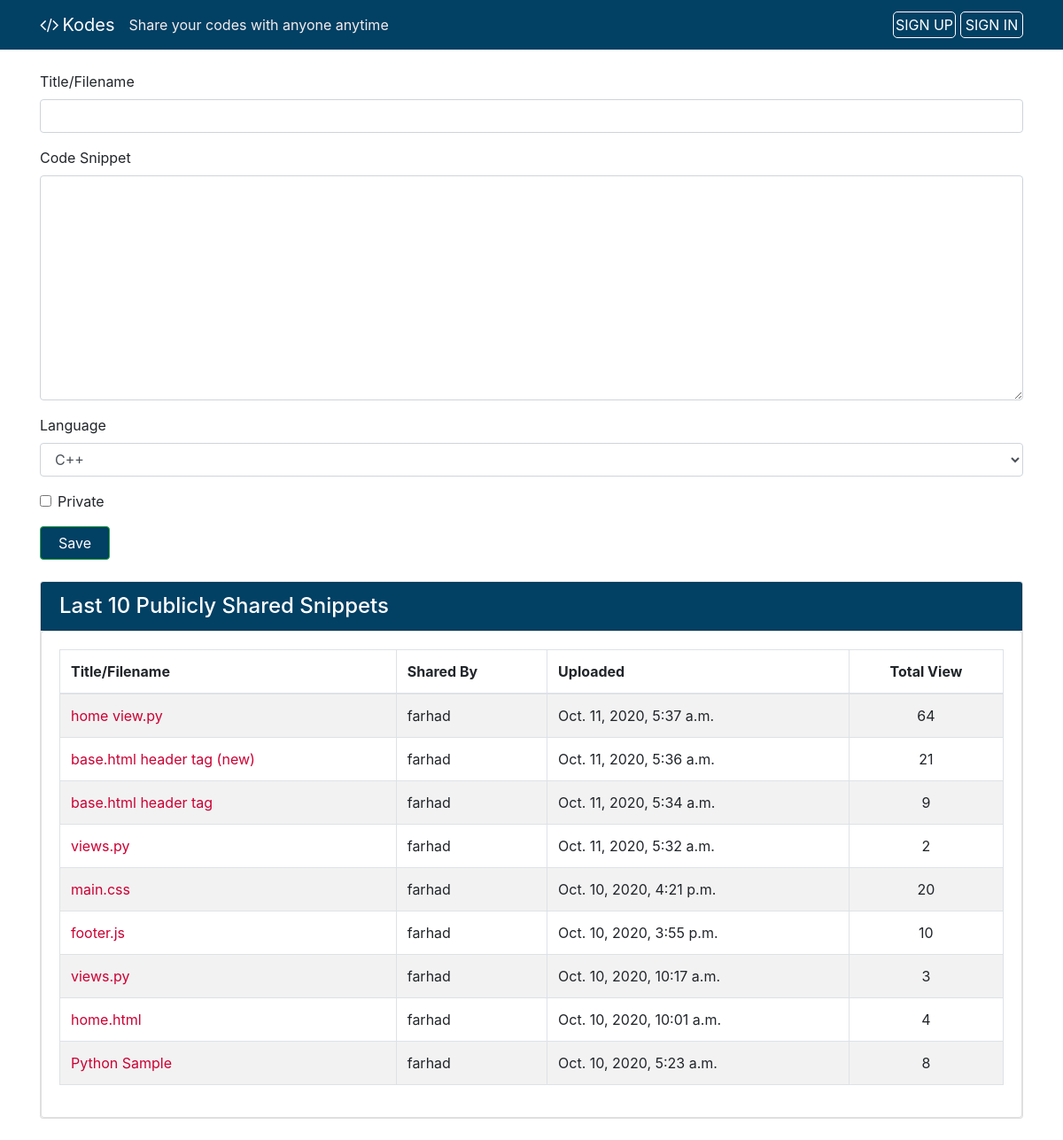
The app's page /, older data.
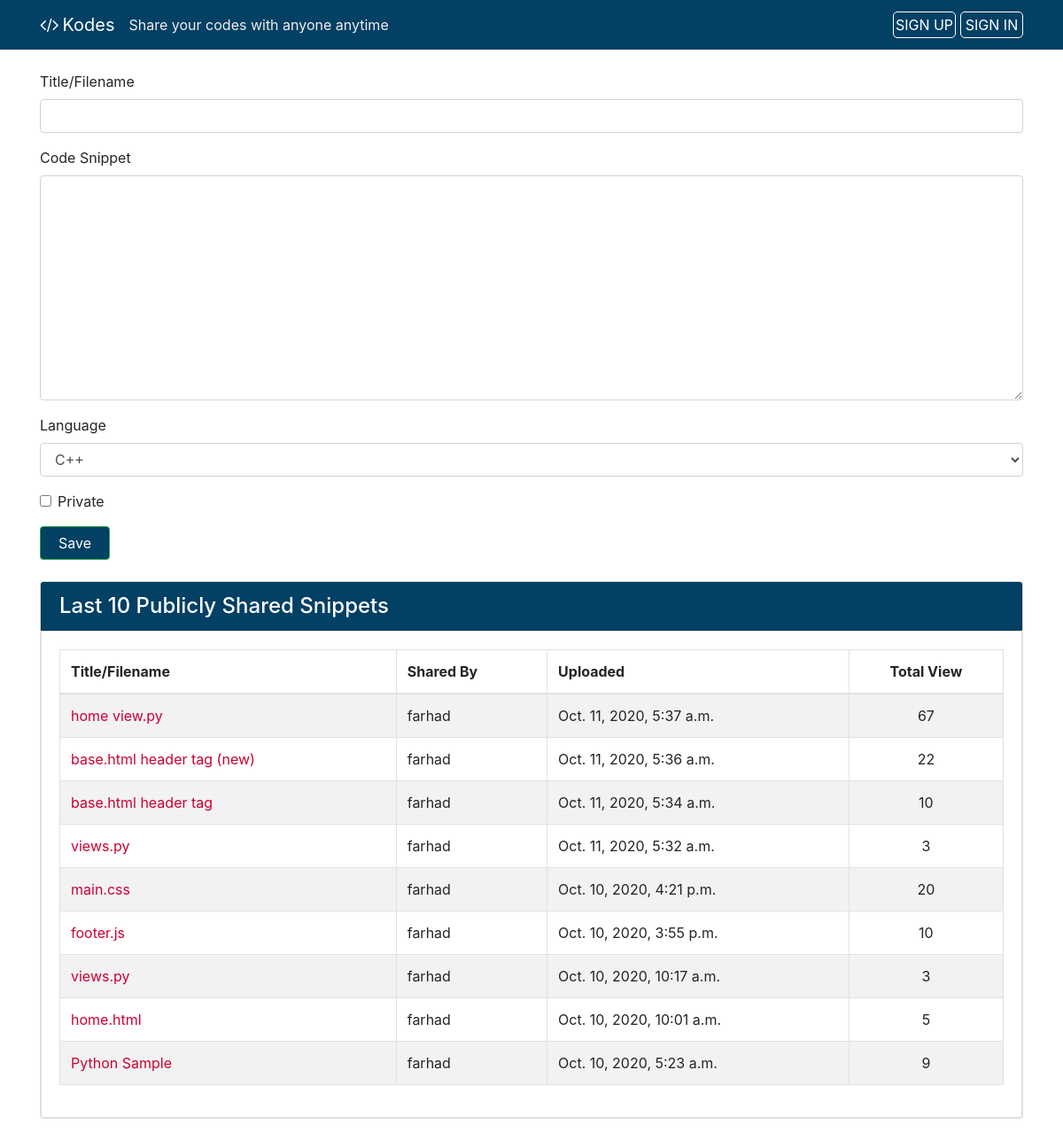
The same page, newer data.
### codes/models.py (models this page shows, shortened)
class Code(models.Model):
    author = models.ForeignKey(User, on_delete=models.CASCADE, null=True, blank=True)
    created_utc = models.DateTimeField(auto_now_add=True, verbose_name="Created")
    total_views = models.IntegerField(default=0)
    snippet_title = models.CharField(max_length=1000, default="", verbose_name="Title/Filename")
    snippet_body = models.TextField(verbose_name="Code Snippet")
    language = models.ForeignKey(Language, on_delete=models.SET_NULL, null=True)
    is_private = models.BooleanField(default=False, verbose_name="Private")
    password = models.CharField(max_length=1000, default="", blank=True)

### codes/views.py (the view, shortened to what this page needs)
# urls.py: path('', home, name="home"),
def home(request):
    form =  CodeSubmissionForm()
    codes = Code.objects.order_by('-created_utc').all()
    per_page = 10
    paginator = Paginator(codes, per_page).get_page(1)
    context = {
        "form": form,
        "codes": codes,
        "paginator": paginator
    }
    return render(request, "codes/home.html", context)

### codes/forms.py
class CodeSubmissionForm(ModelForm):
    def __init__(self, *args, **kwargs):
        super(CodeSubmissionForm, self).__init__(*args, **kwargs)
        language = Language.objects.order_by('-is_popular', 'name').all()
        self.fields['language'].choices = [[lang.language_code, lang.name] for lang in language]
    class Meta:
        model = Code
        fields = '__all__'
        exclude = ['total_views', 'author']

### codes/context_processors.py (called while the page is built)
def sitename_tagline(request):
    context = {
        'SITENAME': settings.SITENAME,
        'TAGLINE': settings.TAGLINE
    }
    return context

### codes/templates/codes/home.html (shortened to what this page needs)
{% extends 'codes/base.html' %}
{% block content %}
<form method="POST">
    <div class="form-group">
        <label for="id_snippet_title">{{ form.snippet_title.label }}</label>
        {{ form.snippet_title }}
    </div>
    <div class="form-group">
        <label for="id_snippet_body">{{ form.snippet_body.label }}</label>
        {{ form.snippet_body }}
    </div>
    <div class="form-group">
        <label for="id_language">{{ form.language.label }}</label>
        {{ form.language }}
    </div>
    <div class="form-group form-check">
        {{ form.is_private }}
        <label class="form-check-label" for="id_is_private">{{ form.is_private.label }}</label>
    </div>
    <input type="submit" value="Save" class="btn btn-success code-submit">
</form>
<div class="card my-4">
    <div class="card card-header shared-snippet-title" style="padding-bottom: 0px !important">
        <h4 class="card-title">Last 10 Publicly Shared Snippets</h4>
    </div>
    <div class="card card-body">
        <table class="table table-striped table-bordered">
            <thead>
                <tr>
                    <th>Title/Filename</th>
                    <th>Shared By</th>
                    <th>Uploaded</th>
                    <th class="text-center">Total View</th>
                </tr>
            </thead>
            <tbody>
                {% for code in paginator %}
                    <tr>
                        <td><a href="{% url 'code_view' code.id %}">{{ code.snippet_title }}</a></td>
                        <td>{{ code.author.username|default:"Guest User" }}</td>
                        <td>{{ code.created_utc }}</td>
                        <td class="text-center">{{ code.total_views }}</td>
                    </tr>
                {% endfor %}
            </tbody>
        </table>
    </div>
</div>
{% endblock content %}

### codes/templates/codes/base.html (shortened to what this page needs)
{% load static %}
<!doctype html>
<html lang="en">
<head>
    <link rel="stylesheet" href="https://stackpath.bootstrapcdn.com/bootstrap/4.3.1/css/bootstrap.min.css"
>
    <link rel="stylesheet" href="{% static 'main.css' %}">
    <link rel="stylesheet" href="https://maxcdn.bootstrapcdn.com/font-awesome/4.7.0/css/font-awesome.min.css">
</head>
<body>
    <header>
        <nav class="navbar navbar-expand-lg navbar-dark top-navbar">
            <div class="container">
                <a class="navbar-brand logo" href="{% url 'home' %}"><i class="fa fa-code mr-1"></i>{{SITENAME}}</a>
                <span class="tagline">{{TAGLINE}}</span>
                <div class="collapse navbar-collapse" id="navbarNav">
                    <ul class="navbar-nav ml-auto">
                        <li class="nav-item header_sign">
                            <a class="btn btn-sign" href="{% url 'home' %}">Sign up</a>
                        </li>
                        <li class="nav-item header_sign">
                            <a class="btn btn-sign" href="{% url 'home' %}">Sign in</a>
                        </li>
                    </ul>
                </div>
            </div>
        </nav>
    </header>
    <main class="container my-4">
        {% block content %}
        {% endblock content %}
    </main>
</body>
</html>

### codes/static/main.css (style rules this page uses)
.top-navbar { background-color: #024064; }
.tagline { color: rgb(243, 237, 237); }
a { text-decoration: none; color: #c03; }
.header_sign a.btn-sign { display: inline-block; border: 1px solid #fff; border-radius: 5px; color: #fff; cursor: pointer; font-size: 1em; font-weight: 400; height: 30px; line-height: 23px; margin: 0 0 0 5px; padding: 3px 0; width: 71px; text-align: center; text-transform: uppercase; }
.code-submit { padding-left: 20px; padding-right: 20px; background-color: #024064; }
.card.card-header.shared-snippet-title { background-color: #024064; color: #fff; }

Row changes from the older to the newer data that the page shows:
changed Code "home view.py": total_views "64" → "67"
changed Code "base.html header tag (new)": total_views "21" → "22"
changed Code "base.html header tag": total_views "9" → "10"
changed Code "Oct. 11, 2020, 5:32 a.m.": total_views "2" → "3"
changed Code "home.html": total_views "4" → "5"
changed Code "Python Sample": total_views "8" → "9"
